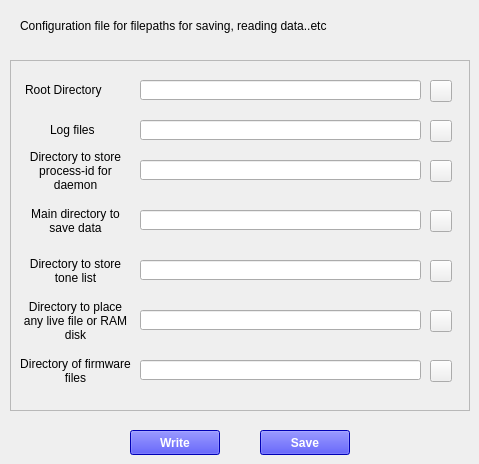
    <widget class="QWidget" name="dirTab">
     <attribute name="title">
      <string>Directories</string>
     </attribute>
     <widget class="QLabel" name="label_338">
      <property name="geometry">
       <rect>
        <x>20</x>
        <y>10</y>
        <width>371</width>
        <height>31</height>
       </rect>
      </property>
      <property name="font">
       <font>
        <pointsize>9</pointsize>
       </font>
      </property>
      <property name="text">
       <string>Configuration file for filepaths for saving, reading data..etc</string>
      </property>
      <property name="wordWrap">
       <bool>true</bool>
      </property>
     </widget>
     <widget class="QFrame" name="frame_17">
      <property name="geometry">
       <rect>
        <x>10</x>
        <y>60</y>
        <width>460</width>
        <height>351</height>
       </rect>
      </property>
      <property name="frameShape">
       <enum>QFrame::StyledPanel</enum>
      </property>
      <property name="frameShadow">
       <enum>QFrame::Raised</enum>
      </property>
      <widget class="QLabel" name="label_339">
       <property name="geometry">
        <rect>
         <x>15</x>
         <y>20</y>
         <width>91</width>
         <height>20</height>
        </rect>
       </property>
       <property name="font">
        <font>
         <pointsize>9</pointsize>
        </font>
       </property>
       <property name="text">
        <string>Root Directory</string>
       </property>
      </widget>
      <widget class="QLineEdit" name="rootDiryEdit">
       <property name="geometry">
        <rect>
         <x>130</x>
         <y>20</y>
         <width>281</width>
         <height>20</height>
        </rect>
       </property>
       <property name="font">
        <font>
         <pointsize>9</pointsize>
        </font>
       </property>
       <property name="text">
        <string/>
       </property>
      </widget>
      <widget class="QPushButton" name="rootDiryBtn">
       <property name="geometry">
        <rect>
         <x>420</x>
         <y>20</y>
         <width>22</width>
         <height>22</height>
        </rect>
       </property>
       <property name="text">
        <string/>
       </property>
       <property name="icon">
        <iconset>
         <normaloff>../icon/open.png</normaloff>../icon/open.png</iconset>
       </property>
      </widget>
      <widget class="QLabel" name="lggFiles">
       <property name="geometry">
        <rect>
         <x>40</x>
         <y>60</y>
         <width>51</width>
         <height>20</height>
        </rect>
       </property>
       <property name="font">
        <font>
         <pointsize>9</pointsize>
        </font>
       </property>
       <property name="text">
        <string>Log files</string>
       </property>
      </widget>
      <widget class="QLineEdit" name="lggFilesEdit">
       <property name="geometry">
        <rect>
         <x>130</x>
         <y>60</y>
         <width>281</width>
         <height>20</height>
        </rect>
       </property>
       <property name="font">
        <font>
         <pointsize>9</pointsize>
        </font>
       </property>
       <property name="text">
        <string/>
       </property>
      </widget>
      <widget class="QPushButton" name="logDiryBtn">
       <property name="geometry">
        <rect>
         <x>420</x>
         <y>60</y>
         <width>22</width>
         <height>22</height>
        </rect>
       </property>
       <property name="text">
        <string/>
       </property>
       <property name="icon">
        <iconset>
         <normaloff>../icon/open.png</normaloff>../icon/open.png</iconset>
       </property>
      </widget>
      <widget class="QPushButton" name="pidBtn">
       <property name="geometry">
        <rect>
         <x>420</x>
         <y>100</y>
         <width>22</width>
         <height>22</height>
        </rect>
       </property>
       <property name="text">
        <string/>
       </property>
       <property name="icon">
        <iconset>
         <normaloff>../icon/open.png</normaloff>../icon/open.png</iconset>
       </property>
      </widget>
      <widget class="QLineEdit" name="diryPIDEdit">
       <property name="geometry">
        <rect>
         <x>130</x>
         <y>100</y>
         <width>281</width>
         <height>20</height>
        </rect>
       </property>
       <property name="font">
        <font>
         <pointsize>9</pointsize>
        </font>
       </property>
       <property name="text">
        <string/>
       </property>
      </widget>
      <widget class="QLabel" name="diryPID">
       <property name="geometry">
        <rect>
         <x>10</x>
         <y>90</y>
         <width>111</width>
         <height>41</height>
        </rect>
       </property>
       <property name="font">
        <font>
         <pointsize>9</pointsize>
        </font>
       </property>
       <property name="text">
        <string>Directory to store process-id for daemon</string>
       </property>
       <property name="alignment">
        <set>Qt::AlignCenter</set>
       </property>
       <property name="wordWrap">
        <bool>true</bool>
       </property>
      </widget>
      <widget class="QLineEdit" name="dirySaveEdit">
       <property name="geometry">
        <rect>
         <x>130</x>
         <y>150</y>
         <width>281</width>
         <height>20</height>
        </rect>
       </property>
       <property name="font">
        <font>
         <pointsize>9</pointsize>
        </font>
       </property>
       <property name="text">
        <string/>
       </property>
      </widget>
      <widget class="QPushButton" name="mainDiryBtn">
       <property name="geometry">
        <rect>
         <x>420</x>
         <y>150</y>
         <width>22</width>
         <height>22</height>
        </rect>
       </property>
       <property name="text">
        <string/>
       </property>
       <property name="icon">
        <iconset>
         <normaloff>../icon/open.png</normaloff>../icon/open.png</iconset>
       </property>
      </widget>
      <widget class="QLabel" name="dirySave">
       <property name="geometry">
        <rect>
         <x>10</x>
         <y>140</y>
         <width>111</width>
         <height>41</height>
        </rect>
       </property>
       <property name="font">
        <font>
         <pointsize>9</pointsize>
        </font>
       </property>
       <property name="text">
        <string>Main directory to save data</string>
       </property>
       <property name="alignment">
        <set>Qt::AlignCenter</set>
       </property>
       <property name="wordWrap">
        <bool>true</bool>
       </property>
      </widget>
      <widget class="QLineEdit" name="diryToneListEdit">
       <property name="geometry">
        <rect>
         <x>130</x>
         <y>200</y>
         <width>281</width>
         <height>20</height>
        </rect>
       </property>
       <property name="font">
        <font>
         <pointsize>9</pointsize>
        </font>
       </property>
       <property name="text">
        <string/>
       </property>
      </widget>
      <widget class="QPushButton" name="toneDiryBtn">
       <property name="geometry">
        <rect>
         <x>420</x>
         <y>200</y>
         <width>22</width>
         <height>22</height>
        </rect>
       </property>
       <property name="text">
        <string/>
       </property>
       <property name="icon">
        <iconset>
         <normaloff>../icon/open.png</normaloff>../icon/open.png</iconset>
       </property>
      </widget>
      <widget class="QLabel" name="diryToneList">
       <property name="geometry">
        <rect>
         <x>10</x>
         <y>190</y>
         <width>111</width>
         <height>41</height>
        </rect>
       </property>
       <property name="font">
        <font>
         <pointsize>9</pointsize>
        </font>
       </property>
       <property name="text">
        <string>Directory to store tone list</string>
       </property>
       <property name="alignment">
        <set>Qt::AlignCenter</set>
       </property>
       <property name="wordWrap">
        <bool>true</bool>
       </property>
      </widget>
      <widget class="QLineEdit" name="diryRamDiskEdit">
       <property name="geometry">
        <rect>
         <x>130</x>
         <y>250</y>
         <width>281</width>
         <height>20</height>
        </rect>
       </property>
       <property name="font">
        <font>
         <pointsize>9</pointsize>
        </font>
       </property>
       <property name="text">
        <string/>
       </property>
      </widget>
      <widget class="QPushButton" name="RAMDiryBtn">
       <property name="geometry">
        <rect>
         <x>420</x>
         <y>250</y>
         <width>22</width>
         <height>22</height>
        </rect>
       </property>
       <property name="text">
        <string/>
       </property>
       <property name="icon">
        <iconset>
         <normaloff>../icon/open.png</normaloff>../icon/open.png</iconset>
       </property>
      </widget>
      <widget class="QLabel" name="diryRamDisk">
       <property name="geometry">
        <rect>
         <x>10</x>
         <y>240</y>
         <width>111</width>
         <height>41</height>
        </rect>
       </property>
       <property name="font">
        <font>
         <pointsize>9</pointsize>
        </font>
       </property>
       <property name="text">
        <string>Directory to place any live file or RAM disk</string>
       </property>
       <property name="alignment">
        <set>Qt::AlignCenter</set>
       </property>
       <property name="wordWrap">
        <bool>true</bool>
       </property>
      </widget>
      <widget class="QLineEdit" name="diryFirmwareEdit">
       <property name="geometry">
        <rect>
         <x>130</x>
         <y>300</y>
         <width>281</width>
         <height>20</height>
        </rect>
       </property>
       <property name="font">
        <font>
         <pointsize>9</pointsize>
        </font>
       </property>
       <property name="text">
        <string/>
       </property>
      </widget>
      <widget class="QPushButton" name="RAMDiryBtn_2">
       <property name="geometry">
        <rect>
         <x>420</x>
         <y>300</y>
         <width>22</width>
         <height>22</height>
        </rect>
       </property>
       <property name="text">
        <string/>
       </property>
       <property name="icon">
        <iconset>
         <normaloff>../icon/open.png</normaloff>../icon/open.png</iconset>
       </property>
      </widget>
      <widget class="QLabel" name="diryRamDisk_2">
       <property name="geometry">
        <rect>
         <x>10</x>
         <y>290</y>
         <width>111</width>
         <height>41</height>
        </rect>
       </property>
       <property name="font">
        <font>
         <pointsize>9</pointsize>
        </font>
       </property>
       <property name="text">
        <string>Directory of firmware files</string>
       </property>
       <property name="alignment">
        <set>Qt::AlignCenter</set>
       </property>
       <property name="wordWrap">
        <bool>true</bool>
       </property>
      </widget>
     </widget>
     <widget class="QPushButton" name="theDiryBtn">
      <property name="geometry">
       <rect>
        <x>260</x>
        <y>430</y>
        <width>90</width>
        <height>25</height>
       </rect>
      </property>
      <property name="font">
       <font>
        <pointsize>9</pointsize>
        <weight>75</weight>
        <bold>true</bold>
       </font>
      </property>
      <property name="styleSheet">
       <string notr="true">color: white;
background-color: blue</string>
      </property>
      <property name="text">
       <string>Save</string>
      </property>
     </widget>
     <widget class="QPushButton" name="theDiryWriteBtn">
      <property name="geometry">
       <rect>
        <x>130</x>
        <y>430</y>
        <width>90</width>
        <height>25</height>
       </rect>
      </property>
      <property name="font">
       <font>
        <pointsize>9</pointsize>
        <weight>75</weight>
        <bold>true</bold>
       </font>
      </property>
      <property name="styleSheet">
       <string notr="true">color: white;
background-color: blue</string>
      </property>
      <property name="text">
       <string>Write</string>
      </property>
     </widget>
    </widget>
